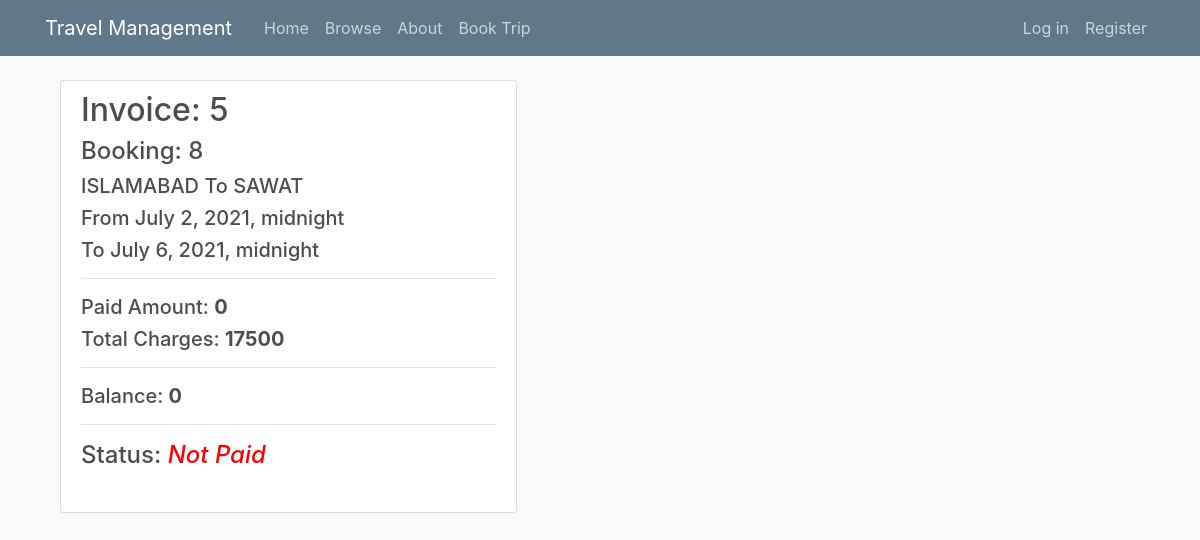
Before: /invoice/5/ with the older database file.
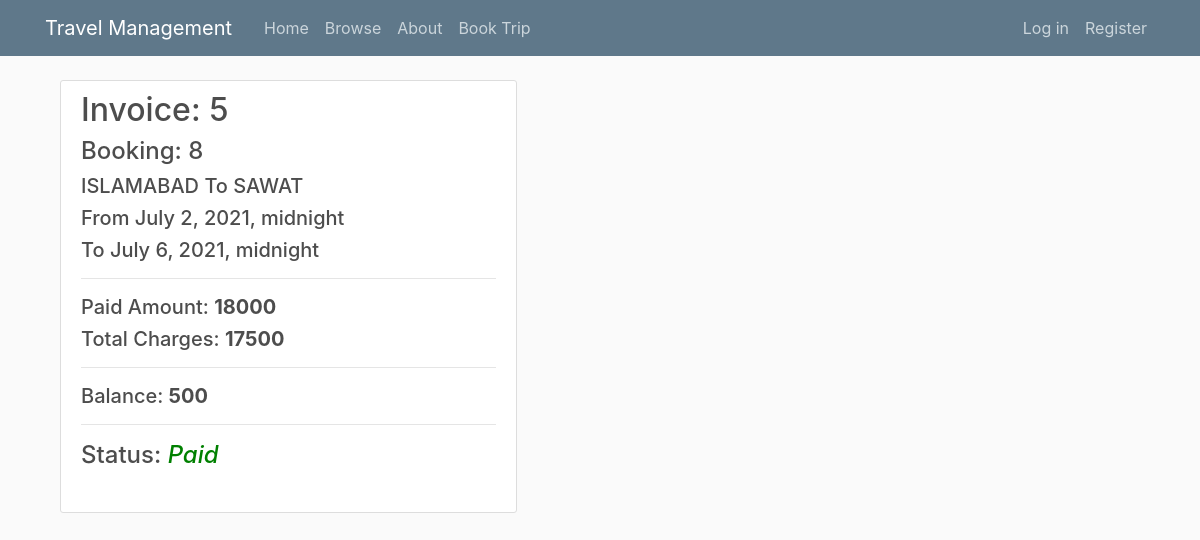
After: the same page with the newer database file.
### agency/models.py (models this page shows, shortened)
class INVOICE(models.Model):
    booking = models.OneToOneField(BOOKING,on_delete=models.PROTECT)
    total_charges = models.PositiveIntegerField()
    status = models.BooleanField(default = False)
    paid_amount = models.PositiveIntegerField(default = 0)
    balance = models.PositiveIntegerField(default= 0)

class BOOKING(models.Model):
    trip = models.OneToOneField(TRIP,on_delete=models.PROTECT)
    allocated_car = models.ForeignKey(CAR,null=True,on_delete=models.PROTECT)
    allocated_hotel = models.ForeignKey(HOTEL,null=True,on_delete=models.PROTECT)
    customer = models.ForeignKey(User,on_delete=models.PROTECT)
    booking_date = models.DateTimeField()

class TRIP(models.Model):
    DEST_CITIES = (
        ('MURREE', 'MURREE'),
        ('NATHIA GALI', 'NATHIA GALI'),
        ('NARAN KAGHAN', 'NARAN KAGHAN'),
        ('KASHMIR', 'KASHMIR'),
        ('SAWAT', 'SAWAT'),
    )
    SOURCE_CITIES = (
        ('ISLAMABAD', 'ISLAMABAD'),
        ('RAWALPINDI', 'RAWALPINDI'),
    )
    source = models.CharField(max_length=100, choices=SOURCE_CITIES)
    destination = models.CharField(max_length=100, choices=DEST_CITIES)
    start_date = models.DateTimeField()
    end_date = models.DateTimeField()

### agency/views.py (the view)
# urls.py: path('invoice/<int:pk>/', views.InvoiceDetailView.as_view(), name='invoice-detail'),
class InvoiceDetailView(DetailView):
    model = INVOICE

### agency/templates/agency/invoice_detail.html (shortened to what this page needs)
{% extends "agency/base.html" %}
{% load static %}
{% block content %}
    <div class="col-md-8">
        <div class = "content-section">
            <h2>Invoice: {{ object.id }}</h2>
            <h4>Booking: {{ object.booking.id }}</h4>
            <h5>{{ object.booking.trip.source }} To {{ object.booking.trip.destination }}</h5>
            <h5>From {{ object.booking.trip.start_date }}</h5>
            <h5>To {{ object.booking.trip.end_date }}</h5>
            <hr>
            <h5>Paid Amount: <b> {{ object.paid_amount }} </b></h5>
            <h5>Total Charges: <b> {{ object.total_charges }} </b></h5>
            <hr>
            <h5>Balance: <b> {{ object.balance }} </b></h5>
            <hr>
            {% if object.status == True %}
                <h4>Status: <i style="color:green;"> Paid </i></h4>
            {% else %}
                <h4>Status: <i style="color:red;"> Not Paid </i></h4>
            {% endif %}
            <br>
        </div>
    </div>
{% endblock content %}

Changed rows visible on the page:
changed INVOICE "ISLAMABAD": paid_amount "0" → "18000"; balance "0" → "500"; status False → True (drawn)
Other visible differences:
text no longer shown: "Not Paid"
text now shown: "Paid"
